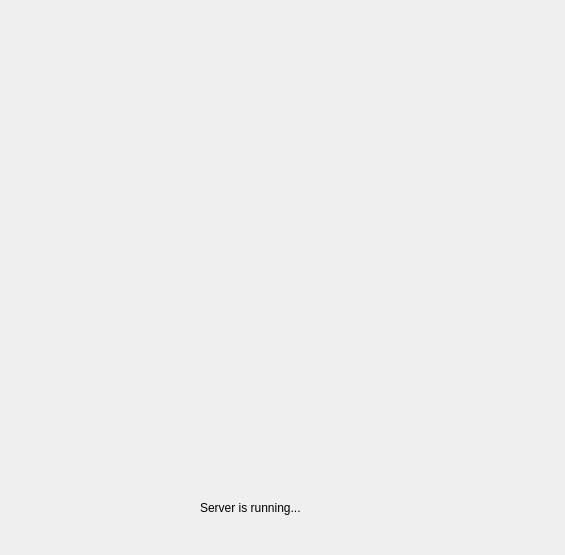
<?xml version="1.0" encoding="UTF-8"?>
<ui version="4.0">
 <class>MainWindow</class>
 <widget class="QMainWindow" name="MainWindow">
  <property name="geometry">
   <rect>
    <x>0</x>
    <y>0</y>
    <width>565</width>
    <height>555</height>
   </rect>
  </property>
  <property name="minimumSize">
   <size>
    <width>542</width>
    <height>494</height>
   </size>
  </property>
  <property name="windowTitle">
   <string>CocoBlockServer</string>
  </property>
  <property name="toolButtonStyle">
   <enum>Qt::ToolButtonTextOnly</enum>
  </property>
  <widget class="QWidget" name="centralWidget">
   <widget class="QLabel" name="label">
    <property name="geometry">
     <rect>
      <x>40</x>
      <y>20</y>
      <width>471</width>
      <height>471</height>
     </rect>
    </property>
    <property name="text">
     <string/>
    </property>
    <property name="pixmap">
     <pixmap>../../../../Downloads/Cocomakey-packaging--mock-up.png</pixmap>
    </property>
   </widget>
   <widget class="QLabel" name="label_2">
    <property name="geometry">
     <rect>
      <x>200</x>
      <y>500</y>
      <width>151</width>
      <height>16</height>
     </rect>
    </property>
    <property name="text">
     <string>Server is running...</string>
    </property>
   </widget>
  </widget>
  <widget class="QMenuBar" name="menuBar">
   <property name="geometry">
    <rect>
     <x>0</x>
     <y>0</y>
     <width>565</width>
     <height>22</height>
    </rect>
   </property>
  </widget>
 </widget>
 <layoutdefault spacing="6" margin="11"/>
 <resources/>
 <connections/>
</ui>
